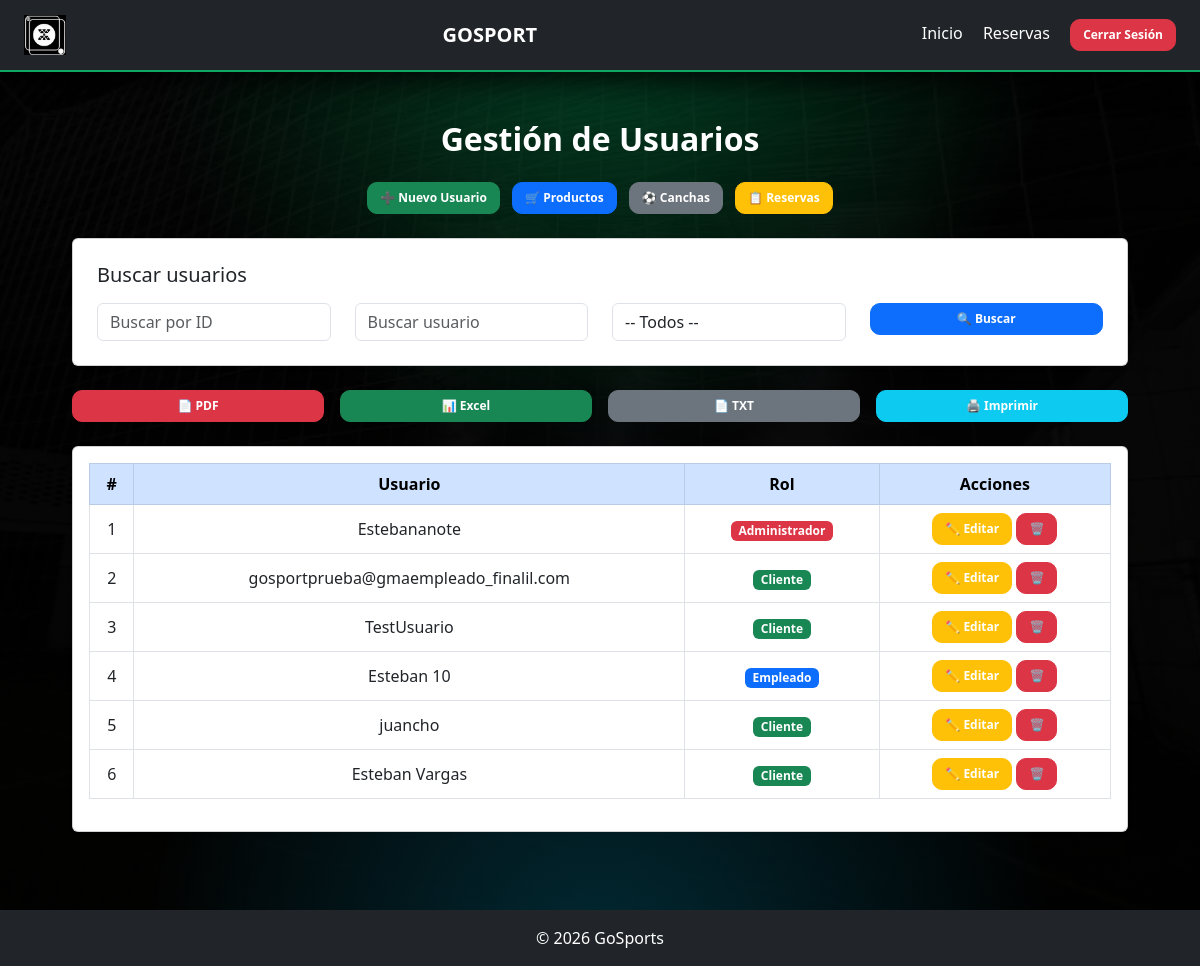
Page /usuarios/ (signed in) on the earlier database version.
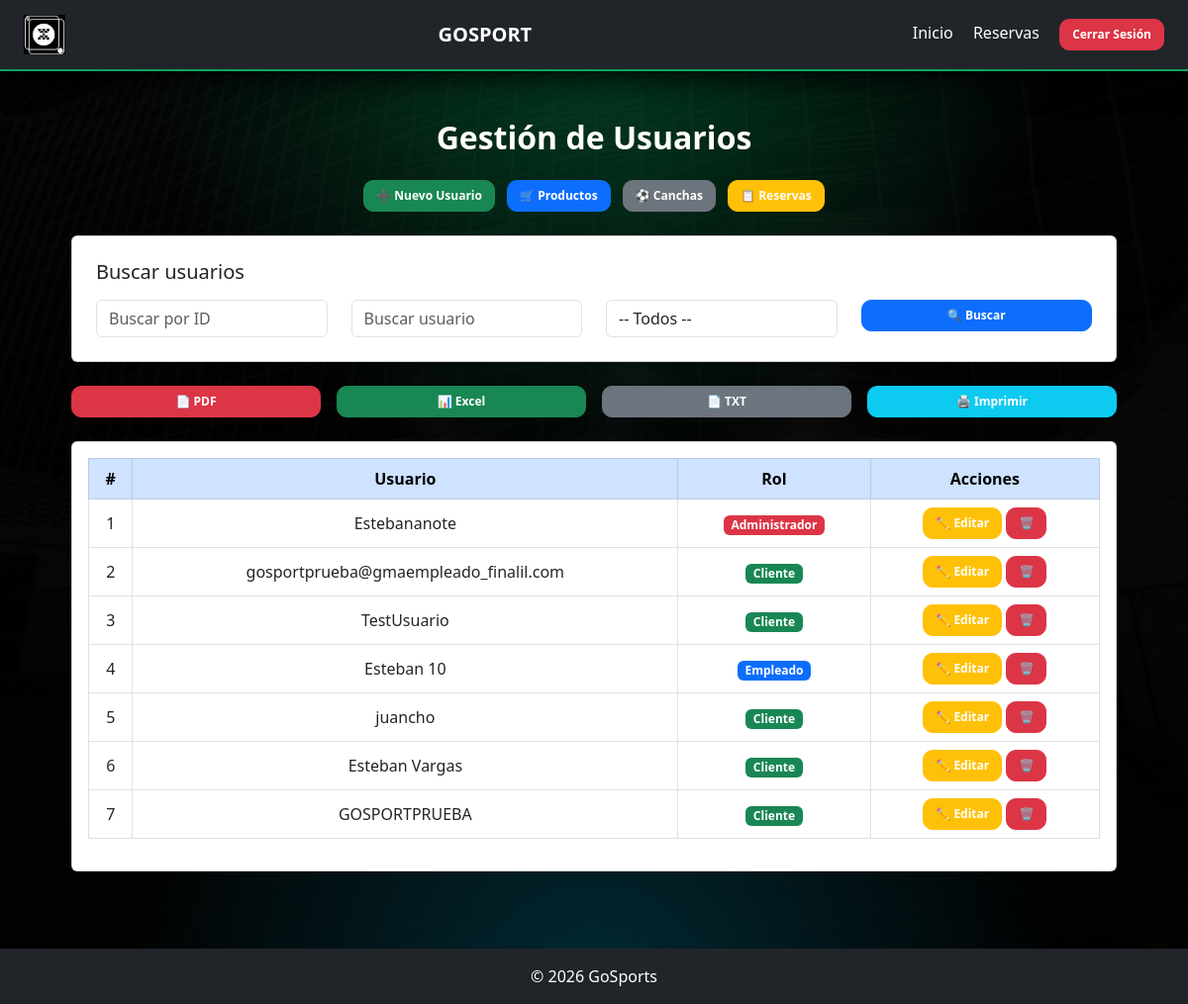
Same page on the later database version.
### usuarios/models.py (models this page shows)
class Usuario(models.Model):
    ROLES = (
        ('admin', 'Administrador'),
        ('empleado', 'Empleado'),
        ('cliente', 'Cliente'),
    )
    username = models.CharField(max_length=100)
    email = models.EmailField(blank=True, null=True)
    password = models.CharField(max_length=100)
    rol = models.CharField(max_length=20, choices=ROLES, default='cliente')

### usuarios/views.py (the view)
# urls.py: path('', views.lista_usuarios, name='lista_usuarios'),
@login_required
def lista_usuarios(request):
    if not (request.user.is_superuser or request.user.is_staff):
        messages.error(request, 'No tienes permiso para acceder a esta sección ❌')
        return redirect('reservas:home')
    usuarios = Usuario.objects.all()
    buscar_id = request.GET.get('id')
    buscar_usuario = request.GET.get('usuario')
    buscar_rol = request.GET.get('rol')
    if buscar_id:
        usuarios = usuarios.filter(id__icontains=buscar_id)
    if buscar_usuario:
        usuarios = usuarios.filter(username__icontains=buscar_usuario)
    if buscar_rol:
        usuarios = usuarios.filter(rol=buscar_rol)
    return render(request, 'usuario/lista_usuarios.html', {
        'usuarios': usuarios
    })

### templates/usuario/lista_usuarios.html (shortened to what the changed rows need)
{% load static %}
<!DOCTYPE html>
<html lang="es">
<head>
    <link href="https://cdn.jsdelivr.net/npm/bootstrap@5.3.0/dist/css/bootstrap.min.css" rel="stylesheet">
    <link rel="stylesheet" href="{% static 'css/lista_usuarios.css' %}">
</head>
<body>
<div class="container mt-5">
    <h2 class="text-center fw-bold mb-4">Gestión de Usuarios</h2>
    <div class="card shadow-sm p-3" id="tablaUsuarios">
        <div class="table-responsive">
            <table class="table table-bordered text-center align-middle">
                <thead class="table-primary">
                    <tr>
                        <th>#</th>
                        <th>Usuario</th>
                        <th>Rol</th>
                        <th class="no-print">Acciones</th>
                    </tr>
                </thead>
                <tbody>
                    {% for usuario in usuarios %}
                    <tr>
                        <td>{{ forloop.counter }}</td>
                        <td>{{ usuario.username }}</td>
                        <td>
                            <span class="badge
                                {% if usuario.rol == 'admin' %}bg-danger
                                {% elif usuario.rol == 'empleado' %}bg-primary
                                {% else %}bg-success
                                {% endif %}">
                                {{ usuario.get_rol_display }}
                            </span>
                        </td>
                        <td class="no-print">
                            <a href="{% url 'usuarios:editar_usuario' usuario.id %}" class="btn btn-warning btn-sm">
                                ✏️ Editar
                            </a>
                            <form action="{% url 'usuarios:eliminar_usuario' usuario.id %}" method="POST" style="display:inline;">
                                <button type="submit" class="btn btn-danger btn-sm"
                                    onclick="return confirm('¿Eliminar a {{ usuario.username }}?')">
                                    🗑️
                                </button>
                            </form>
                        </td>
                    </tr>
                    {% empty %}
                    <tr>
                        <td colspan="4">No hay usuarios registrados</td>
                    </tr>
                    {% endfor %}
                </tbody>
            </table>
        </div>
    </div>
</div>
</body>
</html>

Differences in the rows shown:
added Usuario: username "GOSPORTPRUEBA", rol "Cliente"
